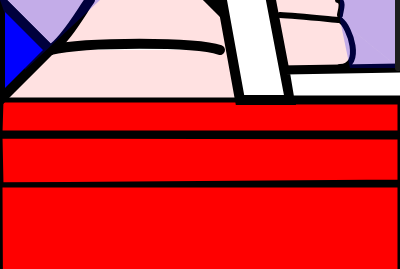
Frame 1 (no input)
Frame 60 (no input): identical to frame 1, image omitted
Frame 120 (the mouse pressed at the canvas centre since frame 60): identical to frame 1, image omitted

The p5.js sketch that drew this single still picture (run headless with seeded random() and noise() and a simulated clock; from frame 60 on, the mouse is pressed at the canvas centre):

// p5.js sketch
// ── sketch.js
function setup(){
    //Kathryn Spahn
    createCanvas(400,269);
    background(255,0,0,30);
    
    stroke(0);
    fill(0)
    strokeWeight(5)
    curve(0,134,0,134,400,134,400,105)

    //red1
    fill(255,0,0)
    stroke(0)
    quad(0,133,400,133,400,100,1,100)
    //red2
    fill(255,0,0)
    stroke(0)
    quad(0,136,400,137,400,182,1,185)
    //red3
    fill(255,0,0)
    stroke(0)
    quad(0,185,400,185,400,400,1,405)

    //white vert
    fill(255)
    stroke(0)
    strokeWeight(10)
    quad(290,100,270,-5,221,-5,240,100)
    //white hor
    fill(255)
    stroke(0)
    strokeWeight(9)
    quad(290,100,285,70,405,68,405,100)

    //leftbottom
    strokeWeight(10)
    curve(0,100,0,100,50,50,220,50,200,100)
    strokeWeight(10)
    curve(0,100,50,50,220,50,200,100)
    //lefttop
    strokeWeight(10)
    curve(0,50,50,50,90,0,90,0)
    //lefttop
    quad(221,-5,210,0,220,10,221,-5)
    //blueleft
    strokeWeight(10)
    curve(0,0,0,0,50,50,50,50,)
    fill(0,0,255)
    quad(0,0,50,50,0,100,0,0)


    //right
    strokeWeight(6)
    fill(255,0,0,0)
    curve(200,20,340,67,340,20,280,30)
    curve(340,20,340,20,280,15,245,15)
    curve(338,15,340,15,338,0,300,10)

    //blueright
    noStroke()
    fill(0,0,255,60)
    quad(399,68,399,0,340,0,340,20,350,68)
    quad(399,68,340,20,350,68)
    quad(0,0,100,0,25,70,0,0)
   
    stroke(29)
    curve(398,68,398,68,398,0,398,0)









    

}

function draw() {
    print(mouseX,mouseY)

}
